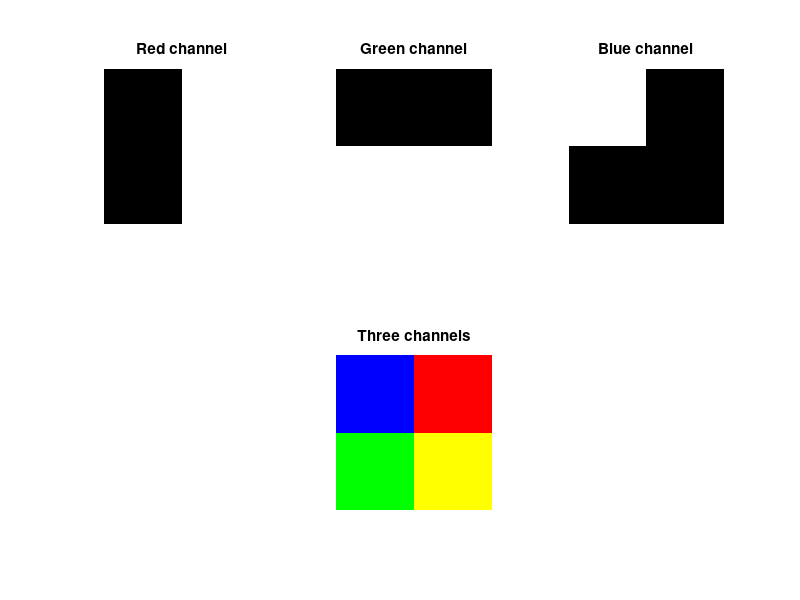

Recreate this plot in MATLAB. (Note: this script raises an error after producing the figure.)
function [  ] = ej16(  )
close all;
figure;

m1 = zeros(500, 500);
m1(:,251:end) = 255;
subplot(2,3,1), imshow(m1);
title('Red channel');

m2 = zeros(500,500);
m2(251:end,:) = 255;
subplot(2,3,2), imshow(m2);
title('Green channel');

m3 = zeros(500,500);
m3(1:250,1:250) = 255;
subplot(2,3,3), imshow(m3);
title('Blue channel');

m = cat(3, m1, m2, m3);
subplot(2,3,5), imshow(m);
title('Three channels');
imwrite(m, '3channels.jpg');

%Optional
im = imread('altalena.png');
rm = im(:,:,1);
gm = im(:,:,2);
bm = im(:,:,3);

figure;
subplot(2,3,1), imshow(rm);
title('Red channel');
subplot(2,3,2), imshow(gm);
title('Green channel');
subplot(2,3,3), imshow(bm);
title('Blue channel');

o1 = cat(3, rm, gm, bm);
o2 = cat(3, bm, gm, rm);
o3 = cat(3, gm, rm, bm);
subplot(2,3,4), imshow(o1);
title('R,G,B');
subplot(2,3,5), imshow(o2);
title('B,G,R');
subplot(2,3,6), imshow(o3);
title('G,R,B');
end

